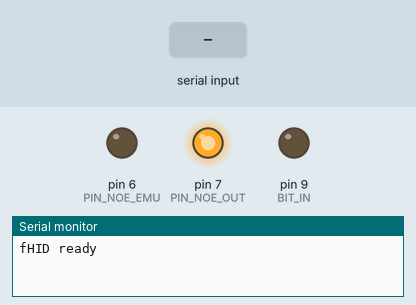
Simulated run of this sketch. Board: Arduino Uno, built with avr-gcc and run on an emulated ATmega328P. On the bench: output pins drawn as LEDs (lit = HIGH), the last lines printed to the serial monitor. The inputs (shaded band) are chosen by the test bench. Pins used as bus, display or sensor lines are not drawn.

Above: at 1.2 s.
1.3 s: "e" received over Serial
At 3.6 s:
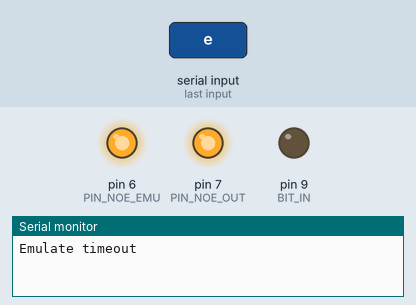
3.9 s: "r" received over Serial
At 4.7 s:
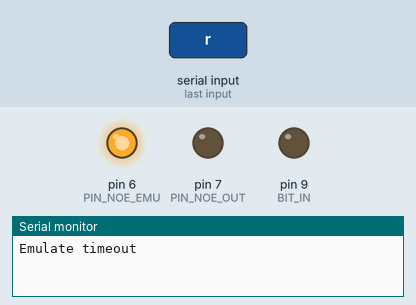
Timing chart, 0 to 8.4 s (numbered marks = the images above; inputs shaded):
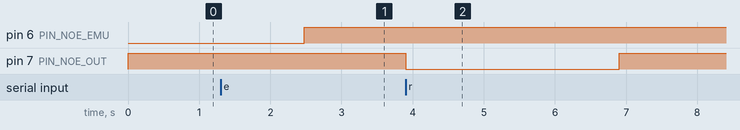

The sketch:

arduino_fHID.ino
```cpp
#include "RfidHid.h"

//#define _FHID_DEBUG_

byte inByte;

void setup() {
  Hid.begin();

  Serial.begin(9600);
  Serial.println("fHID ready");

}

void loop() {
  if (Serial.available() > 0) {
    inByte = Serial.read();

    switch(inByte) {
      case 'r':
        if(Hid.read())
          Hid.reader.tagData.printAll();
        else
          Serial.println("Timeout");
      break;

      case 'e':
        if(Hid.emulate())
          Serial.println("Emulate OK");
        else
          Serial.println("Emulate timeout");
      break;
    }
  }
}
```

RfidHID.cpp
```cpp
#include "Arduino.h"
#include "RfidHid.h"

// wrappers //
// plain function for attaching to interrupt
void intEmulateWrapper() {
  Hid.emulator.intEmulate();
}

// plain function for attaching to interrupt
void intReadWrapper() {
  Hid.reader.intRead();
}

RfidHid::RfidHid() {
  pinMode(PIN_ENV_IN,  INPUT);
  pinMode(PIN_OCLK_IN, INPUT);
  pinMode(PIN_NOE_OUT, OUTPUT);
  pinMode(PIN_NOE_EMU, OUTPUT);
  pinMode(NRST,   OUTPUT);
  pinMode(BIT_IN, OUTPUT);
  pinMode(OCLK,   INPUT);
  pinMode(RE,     OUTPUT);

  genOE(OE_OFF); // shut off
  reset(RESET_HOLD);

}

void RfidHid::reset(byte nr) {
   digitalWrite(NRST, nr);
}

void RfidHid::genOE(byte oe) {
  digitalWrite(PIN_NOE_OUT, oe);
}

void RfidHid::emuOE(byte oe) {
  digitalWrite(PIN_NOE_EMU, oe);
}

void RfidHid::mode(byte m) {
   reset(RESET_HOLD);
   digitalWrite(RE, m);
   delay(1);
}

byte RfidHid::read() {
  byte readStatus;

  mode(MODE_READ);
  genOE(OE_ON);
  reset(RESET_RUN);
  readStatus = reader.read();

  genOE(OE_OFF);
  reset(RESET_HOLD);

  return readStatus;
};

byte RfidHid::emulate() {
  byte emulateStatus;

  mode(MODE_EMU);
  emuOE(OE_ON);
  reset(RESET_RUN);
  emulateStatus = emulator.emulate();

  emuOE(OE_OFF);
  reset(RESET_HOLD);

  return emulateStatus;
};


// instantinate
RfidHid Hid;
```

RfidHID.h
```cpp
#ifndef _RFID_HID_
#define _RFID_HID_

#include "RfidHidReader.h"
#include "RfidHidEmulator.h"


// pin definitions
#define PIN_ENV_IN  2
#define PIN_OCLK_IN 3
#define PIN_NOE_OUT 7
#define PIN_NOE_EMU 6

#define NRST 8
//#define BIT_IN 9 // moved to RfidHidEmulator
#define OCLK 3
#define RE 10

#define MODE_READ 1
#define MODE_EMU  0

#define RESET_HOLD 0
#define RESET_RUN  1

#define OE_ON  0
#define OE_OFF 1

#define RFID_BUF_LEN 100


class RfidHid {
  private:


  public:
    RfidHidReader   reader;
    RfidHidEmulator emulator;

    RfidHid();
    void begin() { };
    void reset(byte r);
    void genOE(byte ena);
    void emuOE(byte ena);
    void mode(byte m);
    byte read();
    byte emulate();
};

extern RfidHid Hid;

#endif
```

RfidHidEmulator.cpp
```cpp
#include "Arduino.h"
#include "RfidHidEmulator.h"

void RfidHidEmulator::intEmulate() {

    outputBit(tagData.getDataNext());

    if( tagData.isEnd() ) {
      tagData.resetIndex();
      cycles++;
    }

};


byte RfidHidEmulator::emulate() {

  unsigned long startTime;
  byte exampleData[] = {0x00, 0x10, 0x2D, 0xD0, 0x62, 0x5A};

  //hex2raw(); // conversion
  reset();
  tagData.loadHex( exampleData );
  tagData.printAll();
  tagData.encode();
  tagData.printEncoded();

  attachInterrupt(1, intEmulateWrapper, RISING);

  startTime = millis();
  while(cycles < EMULATE_CYCLES_MAX) {
    if(millis() - startTime > 1000) {

      timeout = 1;

      break;
    }
  };

  detachInterrupt(1);

  return (timeout ? 0 : 1);
}
```

RfidHidEmulator.h
```cpp
#ifndef _RFID_HID_EMULATOR_
#define _RFID_HID_EMULATOR_

#include "RfidHidTagData.h"

#define BIT_IN 9
#define EMULATE_CYCLES_MAX 20

extern void intEmulateWrapper(); // in RfidHid.cpp

class RfidHidEmulator {
  public:
    byte divider;
    byte nextBit;
    byte timeout;
    byte cycles;
    RfidHidTagData tagData;

    RfidHidEmulator() { reset(); };
    byte reset() { divider = 0; timeout = 0; cycles = 0; };
    byte emulate();     // to start emulation
    void intEmulate();  // attached to interrupt (indirectly by plain function)
    void outputBit(byte b) { digitalWrite(BIT_IN, b); };
    void hex2raw(); // convert hex data to bit train + header

};

#endif
```

RfidHidReader.cpp
```cpp
#include "Arduino.h"
#include "RfidHidReader.h"

byte RfidHidReader::read() {
  unsigned long startTime;

  tagData.clear();
  decoder.reset();
  readTimeout = 0;
  tagDataReady = 0;

  attachInterrupt(0, intReadWrapper, RISING);

  startTime = millis();
  while(tagDataReady == 0) {
    if(millis() - startTime > 3000) {

      readTimeout = 1;

      break;
    }
  };

  detachInterrupt(0);

  return (readTimeout ? 0 : 1);
}


#define mCapture0() (duration > 40 && duration < 66)
#define mCapture1() (duration >= 66 && duration < 90)

void RfidHidReader::intRead() {
  static unsigned long duration;
  static unsigned long time;

  if( !tagData.isFull() && !tagDataReady ) {
    // check period
    duration = micros() - time;
    time = micros();

    switch( decoder.getState() ) {
      case DECODER_STATE_HEAD_0:
        if( mCapture0() )
          decoder.count0++;
        else {
          if(decoder.count0 >= 16) {
            decoder.state = DECODER_STATE_HEAD_1;
          }

          decoder.count1 = 1;
          decoder.count0 = 0;
        }
        break;

      case DECODER_STATE_HEAD_1:
        if( mCapture1() )
          decoder.count1++;
        else {
          if(decoder.count1 >= 14) {
            decoder.state = DECODER_STATE_DATA;
          } else
            decoder.state = DECODER_STATE_HEAD_0;

          decoder.count1 = 0;
          decoder.count0 = 1;
        }
        break;

      case DECODER_STATE_DATA:
        if( mCapture1() ) {
          if( decoder.count0 >= 22 ) {
            // zero and start of header - quit
            if(decoder.prev == 1) {
              // since this is last bit, insert bit without parity calculation
			  tagData.insertLastBit(1);

              // check parity
              if( tagData.isParityOk() )
                tagDataReady = 1;
              else {
                // error - go to start
				tagData.clear();
				decoder.reset();
              }
              break;
            } else {
              // error - go to start
              decoder.state = DECODER_STATE_ERROR;
              break;
            }

          } else if( decoder.count0 >= 16 ) {
            // start of header - quit
            // but first check parity
		    // check parity
		    if( tagData.isParityOk() )
			  tagDataReady = 1;
		    else {
			  // error - go to start
                          decoder.state = DECODER_STATE_ERROR;
		    }

            break;

          } else if( decoder.count0 >= 9 ) {
            // data: 00
            if(decoder.prev == 1) {
              tagData.insertBit(1);
              decoder.prev = 0;
            } else {
            // error - go to start
              decoder.state = DECODER_STATE_ERROR;
            }

          } else if( decoder.count0 >= 4 ) {
            // data: 0
            if(decoder.prev == 1) {
              tagData.insertBit(1);
              decoder.prev = 'X';
            } else {
              decoder.prev = 0;
            }
          }

          decoder.count0 = 0;
          decoder.count1++;
        }

        else if( mCapture0() ) {
          if( decoder.count1 >= 9 ) {
            // data: 11
            if(decoder.prev == 0) {
              tagData.insertBit(0);
              decoder.prev = 1;
            } else {
            // error - go to start
              decoder.state = DECODER_STATE_ERROR;
            }

          } else if( decoder.count1 >= 4 ) {
            // data: 1
            if(decoder.prev == 0) {
              tagData.insertBit(0);
              decoder.prev = 'X';
            } else {
              decoder.prev = 1;
            }
          }

          decoder.count1 = 0;
          decoder.count0++;
        }
        break;

		case DECODER_STATE_ERROR:
			tagData.clear();
			decoder.reset();
		break;

    }
  }
}
```

RfidHidReader.h
```cpp
#ifndef _RFID_HID_READER_
#define _RFID_HID_READER_

#include "RfidHidTagData.h"
#include "RfidHidReaderDecoder.h"

extern void intReadWrapper(); // in HidRfid.cpp

class RfidHidReader {
  public:
	RfidHidTagData tagData;
    byte           tagDataReady;
	byte           readTimeout;

	RfidHidReader() {};
	byte read();
	void intRead();

  private:
    RfidHidReaderDecoder decoder;
};

#endif
```

RfidHidReaderDecoder.h
```cpp
#ifndef _RFID_HID_READER_DECODER_
#define _RFID_HID_READER_DECODER_

// state enumeration
enum {
  DECODER_STATE_HEAD_0,
  DECODER_STATE_HEAD_1,
  DECODER_STATE_DATA,
  DECODER_STATE_ERROR
  };

class RfidHidReaderDecoder {
  public:

    byte state;
    byte count0;
    byte count1;
    byte prev;

	RfidHidReaderDecoder()       { reset(); };
	void reset()    { state = DECODER_STATE_HEAD_0; count0 = 0; count1 = 0; prev = 'X'; };
	byte getState() { return state; };

};

#endif
```

RfidHidTagData.cpp
```cpp
#include "Arduino.h"
#include "RfidHidTagData.h"

void RfidHidTagData::printAll() {
  Serial.print("Data bin: "); printBin();
  Serial.print("Data len: "); Serial.println(length, DEC);
  Serial.print("Data hex: "); printHex();
  Serial.print("Card num: "); printCardNum();
  Serial.println();
};

void RfidHidTagData::printEncoded() {
  Serial.print("Data bin: "); printBin();
  Serial.println();
}

void RfidHidTagData::printBin() {

  for(int i = 0; i < length; i++) {
    Serial.print( getData(i) );
  }

  Serial.println();
}

void RfidHidTagData::printHex() {

  byte hexData[6] = {0, 0, 0, 0, 0, 0};
  int i,j,k;

  i = j = k = 0;

  // convert
  for( j = length - 1; j >= 0; j-- ) {
    hexData[i] |= getData(j) << k;
    k++;
    if(k >= 8) {
      k = 0;
      if(i < 5)
        i++;
      else
        break;
    }
  }

  // printout
  for(i=5; i >= 0; i--) {
    Serial.print(hexData[i], HEX);
    Serial.print(" ");
  }
  Serial.println();

}

void RfidHidTagData::printCardNum() {
  unsigned long cardNum = 0;
  int i;

  for( i = length - 18; i < length - 1; i++) {
    cardNum <<= 1;
    cardNum |= getData(i);
  }

  Serial.println(cardNum,DEC);
}

// load data
void RfidHidTagData::loadHex(byte data[]) {
  int i,j;

  clear();

  for(j = 4; j >= 0; j--)
    insertBit( (data[0] & (0x01 << j) ? 1 : 0) );

  for(i = 1; i <= 5; i++) {
    for(j = 7; j >= 0; j--)
      insertBit( (data[i] & (0x01 << j) ? 1 : 0) );
  }
}

// encode loaded data to machester + header
void RfidHidTagData::encode() {
	byte dataCopy[DATA_BUF_LEN];
	int lengthCopy;

	memcpy(dataCopy, data, length); // store original data to temp buffer
	lengthCopy = length;			// store length

	clear();
	insertBit(0);	// header 3 x 0 + 3 x 1
	insertBit(0);
	insertBit(0);
	insertBit(1);
	insertBit(1);
	insertBit(1);

	for(int i = 0; i < lengthCopy; i++) {
		if( dataCopy[i] == 1 ) {
			insertBit( 1 );
			insertBit( 0 );
		} else {
			insertBit( 0 );
			insertBit( 1 );
		}
	}
}
```

RfidHidTagData.h
```cpp
#ifndef _RFID_HID_TAG_DATA_
#define _RFID_HID_TAG_DATA_

#include "Arduino.h"

#define DATA_BUF_LEN 200

class RfidHidTagData {
  public:
    RfidHidTagData()       { clear(); };
    void clear()           { length = 0; index = 0; parity = 1; };
    void resetIndex()      { index = 0; };
    byte isFull()          { return (length >= DATA_BUF_LEN); };
    byte isEnd()           { return (index >= length); };
    byte getData(int i)    { return data[i]; };
    byte getDataNext()     { return data[index++]; };
    void loadHex(byte[]);
    void insertBit(byte b) { data[length++] = b; parity ^= b; };
    void insertLastBit(byte b) { data[length++] = b; };
    byte isParityOk()      { return (data[length - 1] == parity); };
    void printAll();
    void printBin();
    void printHex();
    void printCardNum();
	void printEncoded();
	void encode();

  private:
    int  length;
    int  index;
    byte parity;
    byte data[DATA_BUF_LEN];
};

#endif
```

Measured:
- after the input at 1.3 s, pin 6 (PIN_NOE_EMU): LOW → HIGH after 1.2 s
- after the input at 3.9 s, pin 7 (PIN_NOE_OUT): HIGH → LOW at once, → HIGH 3.0 s later
